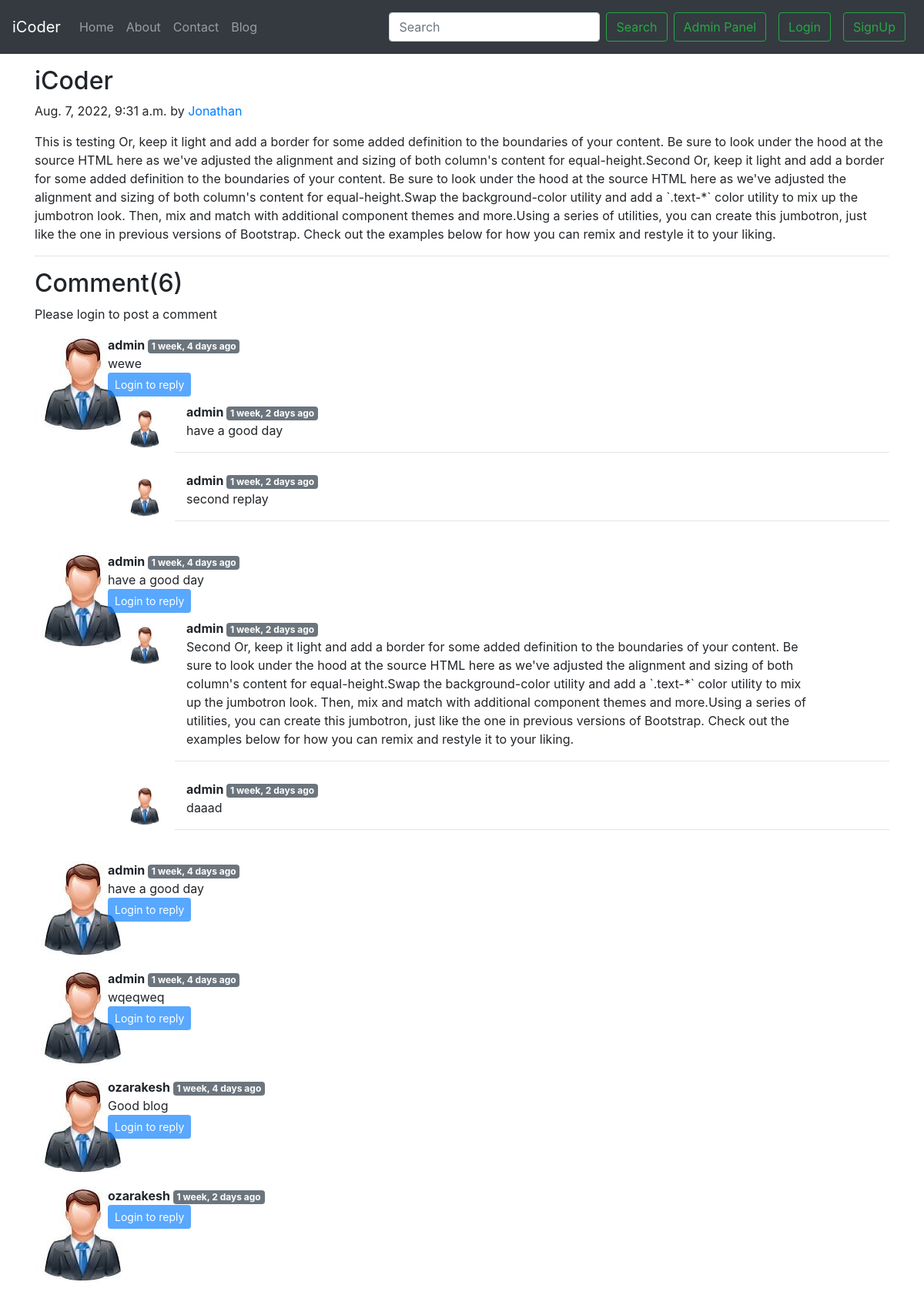
The app's page /blog/first_post with its own data.
### blog/models.py (models this page shows, shortened)
class Post(models.Model):
    sno = models.AutoField(primary_key=True)
    title = models.CharField(max_length=50)
    content = models.TextField()
    author = models.CharField(max_length=13)
    slug= models.CharField(max_length=130)
    timestamp = models.DateTimeField(blank=True)

class blogComment(models.Model):
    sno = models.AutoField(primary_key=True)
    comment = models.TextField()
    user = models.ForeignKey(User,on_delete=models.CASCADE)
    post = models.ForeignKey(Post,on_delete=models.CASCADE)
    parent = models.ForeignKey('self',on_delete=models.CASCADE,null=True)
    timestamp = models.DateTimeField(default=now)

### blog/views.py (the view)
# urls.py: path('<str:slug>',views.blogpost,name = "blogpost"),
def blogpost(request,slug):
    post = Post.objects.filter(slug=slug).first()
    comments= blogComment.objects.filter(post=post, parent=None)
    replies= blogComment.objects.filter(post=post).exclude(parent=None)
    replyDict={}
    for reply in replies:
        if reply.parent.sno not in replyDict.keys():
            replyDict[reply.parent.sno]=[reply]
        else:
            replyDict[reply.parent.sno].append(reply)
    context={'post':post, 'comments': comments, 'user': request.user, 'replyDict': replyDict}
    return render(request,'blog/blogpost.html',context)

### blog/templatetags/extras.py (called while the page is built)
@register.filter(name='get_val')
def get_val(dict, key):
    return dict.get(key)

### templates/blog/blogpost.html (shortened to what this page needs)
{% extends 'base.html' %}
{% block body %}
{% load humanize %}
{% load extras %}
<div class="container my-3">
  <h2 class="blog-post-title">{{post.title}}</h2>
  <p class="blog-post-meta">{{post.timestamp}} by <a href="' %}">{{post.author}}</a></p>
  <p>{{post.content|safe}}</p>
  <hr>
</div>
<div class="container">
  <h2>Comment({{comments.count}})</h2>
  <div class="my-2">
    {% if user.is_authenticated %}
    <form action="/blog/postComment" method="post">
      {% csrf_token %}
      <div class="form-group">
        <label for="comment">Post Comment</label>
        <input type="text" class="form-control" name="comment" placeholder="Enter comment here">
      </div>
      <input type="hidden" name="postSno" value="{{post.sno}}">
      <input type="hidden" name="parentSno" value="">
      <button type="submit" class="btn btn-primary my-2">Submit</button>
    </form>
    {% else %}
    Please login to post a comment
    {% endif %}
  </div>
  {% for comment in comments %}
  <div class="row my-3">
    <div class="col-md-1">
      <img src="/static/user.jpg" alt="" srcset="">
    </div>
    <div class="col-md-11"><b> {{comment.user.username }} </b> <span
        class="badge badge-secondary">{{comment.timestamp|naturaltime}} </span>
      <div>{{comment.comment}} </div>
      <div class="replay">
        {% if user.is_authenticated %}
        <button class="btn btn-primary btn-sm mt-2" type="button" data-toggle="collapse" data-target="#replay{{comment.sno}}"
          aria-expanded="false" aria-controls="replay{{comment.sno}}">
          Replay
        </button>
        <div class="collapse my-2" id="replay{{comment.sno}}">
          <div class="card card-body">
            <form action="/blog/postComment" method="post">
              {% csrf_token %}
              <div class="form-group">
                <label for="comment">Post Replay</label>
                <input type="text" class="form-control" name="comment" placeholder="Enter replay here">
                <input type="hidden" name="parentSno" value="{{comment.sno}}">
              </div>
              <input type="hidden" name="postSno" value="{{post.sno}}">
              <button type="submit" class="btn btn-primary my-2">Submit</button>
            </form>
          </div>
        </div>
        {% else %}
        <button class="btn btn-primary btn-sm" type="button" data-toggle="collapse" data-target="#replay{{comment.sno}}"
          aria-expanded="false" aria-controls="replay{{comment.sno}}" disabled>
          Login to reply
        </button>
        {% endif %}
        <div class="replies my-2">
          {% for reply in replyDict|get_val:comment.sno %}
          <div class="row my-2">
            <div class="col-md-1">
              <img class="image" src="/static/user.jpg" alt="" srcset="" style="
    margin-top: 9px;
    height: 50px;
    width: 46px;
    margin-left: 25px;
">
            </div>
            <div class="col-md-11">
              <div class="col-md-11 ">
                <b> {{reply.user.username}} </b> <span
                  class="badge badge-secondary ">{{reply.timestamp| naturaltime}}</span>
                <div>{{reply.comment}}</div>
              </div>
              <hr>
            </div>
          </div>
          {% endfor %}
        </div>
      </div>
    </div>
  </div>
  {% endfor %}
</div>
{% endblock %}

### templates/base.html (shortened to what this page needs)
<!doctype html>
<html lang="en">
<head>
  <link rel="stylesheet" href="https://cdn.jsdelivr.net/npm/bootstrap@4.6.2/dist/css/bootstrap.min.css"
>
</head>
<body>
  <div class="container-fluid px-0">
    <nav class="navbar navbar-expand-lg navbar-dark bg-dark">
      <a class="navbar-brand" href="/">iCoder</a>
      <div class="collapse navbar-collapse" id="navbarScroll">
        <ul class="navbar-nav mr-auto my-2 my-lg-0 navbar-nav-scroll" style="max-height: 100px;">
          <li class="nav-item {% block homeactive %}{% endblock homeactive %}">
            <a class="nav-link" href="{% url 'home' %}">Home <span class="sr-only">(current)</span></a>
          </li>
          <li class="nav-item {% block aboutactive %}{% endblock aboutactive %}">
            <a class="nav-link" href="{% url 'about' %}">About</a>
          </li>
          <li class="nav-item {% block contactactive %}{% endblock contactactive %}">
            <a class="nav-link" href="{% url 'contact' %}">Contact</a>
          </li>
          <li class="nav-item {% block blogactive %}{% endblock blogactive %}">
            <a class="nav-link" href="{% url 'bloghome' %}">Blog</a>
          </li>
        </ul>
        <form class="d-flex" method="get" action="/search">
          <input class="form-control mr-2" name='search' type="search" placeholder="Search" aria-label="Search">
          <button class="btn btn-outline-success" type="submit">Search</button>
        </form>
        <a href="/admin" target="_blank" class="btn btn-outline-success m-2" role="button">Admin Panel</a>
        {% if user.is_authenticated %}
        <ul class="navbar-nav mr-2">
          <li class="nav-item dropdown">
            <a class="nav-link dropdown-toggle" href='#' id="navbarDropdown" role="button" data-toggle="dropdown">
              Welcome {{request.user}}</a>
            <div class="dropdown-menu" aria-labelledby="navbarDropdown">
              <a class="dropdown-item" href="/logout">Logout</a>
            </div>
          </li>
        </ul>
      </div>
      {% else %}
      <button type="button" class="btn btn-outline-success m-2" data-toggle="modal" data-target="#loginModal">
        Login
      </button>
      <button type="button" class="btn btn-outline-success m-2" data-toggle="modal" data-target="#signupModal">
        SignUp
      </button>
      {% endif %}
    </nav>
  </div>
  {% block body %}{% endblock body %}
</body>
</html>

### records on screen
Post: title "iCoder", timestamp "Aug. 7, 2022, 9:31 a.m.", author "Jonathan", content "This is testing Or, keep it light and add a border for some added definition to the boundaries of your content. Be sure to look under the hood at the source HTML here as we've adjusted the alignment and sizing of both column's content for equal-height.Second Or, keep it light and add a border for some added definition to the boundaries of your content. Be sure to look under the hood at the source HTML here as we've adjusted the alignment and sizing of both column's content for equal-height.Swap the background-color utility and add a `.text-*` color utility to mix up the jumbotron look. Then, mix and match with additional component themes and more.Using a series of utilities, you can create…"
blogComment: user.username "admin", timestamp "1 week, 4 days ago", comment "wewe"
blogComment: user.username "admin", timestamp "1 week, 2 days ago", comment "have a good day"
blogComment: user.username "admin", timestamp "1 week, 2 days ago", comment "second replay"
blogComment: user.username "admin", timestamp "1 week, 4 days ago", comment "have a good day"
blogComment: user.username "admin", timestamp "1 week, 2 days ago", comment "Second Or, keep it light and add a border for some added definition to the boundaries of your content. Be sure to look under the hood at the source HTML here as we've adjusted the alignment and sizing of both column's content for equal-height.Swap the background-color utility and add a `.text-*` color utility to mix up the jumbotron look. Then, mix and match with additional component themes and more.Using a series of utilities, you can create this jumbotron, just like the one in previous versions of Bootstrap. Check out the examples below for how you can remix and restyle it to your liking."
blogComment: user.username "admin", timestamp "1 week, 2 days ago", comment "daaad"
blogComment: user.username "admin", timestamp "1 week, 4 days ago", comment "have a good day"
blogComment: user.username "admin", timestamp "1 week, 4 days ago", comment "wqeqweq"
blogComment: user.username "ozarakesh", timestamp "1 week, 4 days ago", comment "Good blog"
blogComment: user.username "ozarakesh", timestamp "1 week, 2 days ago"

### other values on screen
{{ comments.count }} "6"
